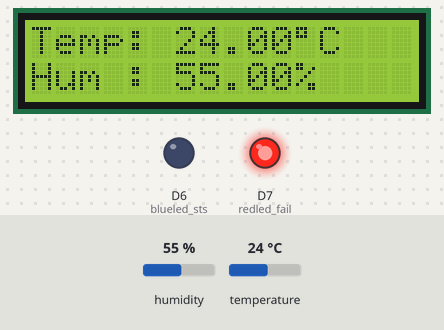
Bench run of a sketch on a simulated ESP8266 (NodeMCU). On the bench: 16×2 character LCD, output pins drawn as LEDs (lit = HIGH). The inputs (shaded band) are chosen by the test bench; at power-on: temperature 24 °C, humidity 55 %. WiFi joins after 1.5 s; servers stay silent unless stated; uploads are accepted with an empty reply; what the sketch prints to the serial monitor is not drawn.

Above: at 6.7 s.
6.8 s: temperature set to 3 °C
At 8.6 s:
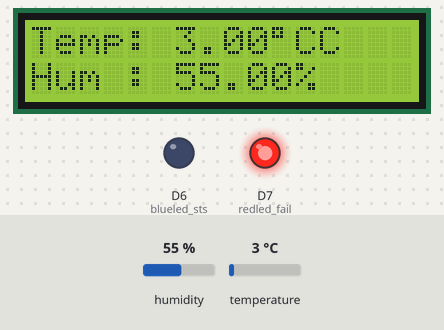
10.0 s: humidity set to 22 %
At 11.5 s:
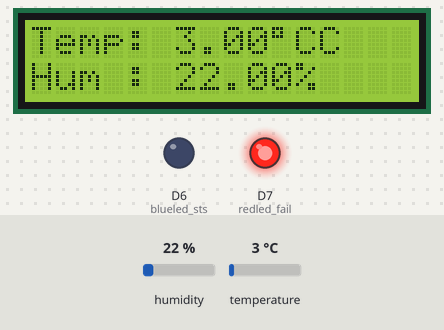
13.2 s: humidity set to 40 %
At 14.4 s:
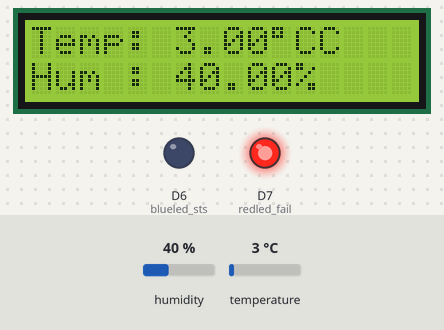
16.4 s: temperature set to 12 °C
At 19.0 s:
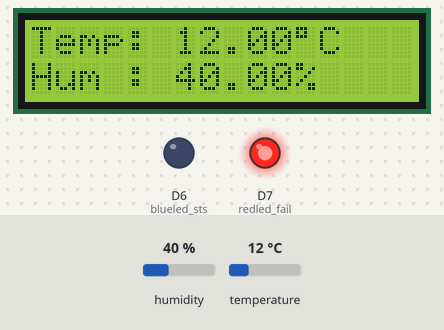
Timing chart, 0 to 20.5 s (numbered marks = the images above; inputs shaded):
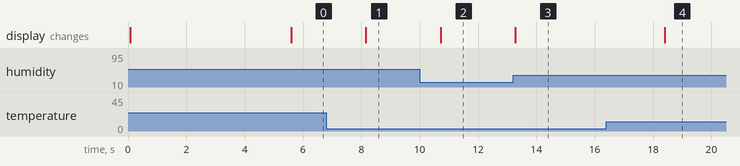

The sketch:

DH22_TempHumV2LCD.ino
```cpp
#include <ESP8266WiFi.h>
#include <WiFiClient.h>
#include "DHT.h"
#include "DHT_U.h"
#define DHTTYPE DHT22   // DHT 22  (AM2302), AM2321

// include the library code:
#include <LiquidCrystal.h>

#include <WiFiClient.h>
#include <ESP8266WiFiMulti.h>
ESP8266WiFiMulti wifiMulti;
#define DEVICE_ID ESP.getChipId()

WiFiClient client;
byte server[] = {10, 236, 80, 189 }; // http server - PUT HERE YOUR SERVER IP as bytes
String serverStr = "10.236.80.189"; // http server - PUT HERE YOUR SERVER IP as string
//byte server[] = {192,168,2,30 }; // http server - PUT HERE YOUR SERVER IP as bytes
//String serverStr = "192.168.2.30"; // http server - PUT HERE YOUR SERVER IP as string
//Variable for quearysting and default value
int sts, dspIntv = 10, recIntv = 1200, datWrt;


// DHT Sensor
const int DHTPin = D5; //or GPIO14
// Initialize DHT sensor.
DHT dht(DHTPin, DHTTYPE);
float humidity, temperature;  // Values read from sensor
String dsprec = "dsp";
int rec_cnt = 0;
int netsts = 0;

// Temporary variables
static char celsiusTemp[7];
static char fahrenheitTemp[7];
static char humidityTemp[7];

//LED indicator
const int blueled_sts = D6;
const int redled_fail = D7;
volatile int toggle_sts, toggle_fail;
int led_sts;
int led_fail;

//mcunode pio to real esp2866 module PIO
#define D0 16
#define D1 5 // I2C Bus SCL (clock)
#define D2 4 // I2C Bus SDA (data)
#define D3 0
#define D4 2 // Same as "LED_BUILTIN", but inverted logic
#define D5 14 // SPI Bus SCK (clock)
#define D6 12 // SPI Bus MISO
#define D7 13 // SPI Bus MOSI
#define D8 15 // SPI Bus SS (CS)
#define D9 3 // RX0 (Serial console)
#define D10 1 // TX0 (Serial console)
// initialize the library by associating any needed LCD interface pin
// with the arduino pin number it is connected to
const int rs = 16, en = 5, d4 = 4, d5 = 0, d6 = 2, d7 = 3;
LiquidCrystal lcd(rs, en, d4, d5, d6, d7);

void inline handler (void) {
  LEDctrl();

  //timer0_write(ESP.getCycleCount() + 41660000);
  timer0_write(ESP.getCycleCount() + 80000000L); // 80MHz == 1sec
}
void LEDctrl() {
  if (led_sts == 2) {
    toggle_sts = (toggle_sts == 1) ? 0 : 1;      //blink
  } else if (led_sts == 1) {
    toggle_sts = 0; //on
  } else {
    toggle_sts = 1;  //off
  }
  digitalWrite(blueled_sts, toggle_sts);


  if (led_fail == 2) {
    toggle_fail = (toggle_fail == 1) ? 0 : 1;     //blink
  } else if (led_fail == 1) {
    toggle_fail = 0; //on
  } else {
    toggle_fail = 1;  //off
  }
  digitalWrite(redled_fail, toggle_fail);
}


void setup() {
  // Initializing serial port for debugging purposes
  Serial.begin(115200);
  delay(10);

  //LED indicator
  pinMode(blueled_sts, OUTPUT);
  pinMode(redled_fail, OUTPUT);
  //  noInterrupts();
  //  timer0_isr_init();
  //  timer0_attachInterrupt(handler);
  // // timer0_write(ESP.getCycleCount() + 41660000);
  //  timer0_write(ESP.getCycleCount() + 80000000L); // 80MHz == 1sec
  // interrupts();
 // set up the LCD's number of columns and rows:
  lcd.begin(16, 2);
  // Print a message to the LCD.
 lcd.print("ID : ");
 lcd.print(DEVICE_ID);

  Serial.println("\n\r \n\rWorking to connect");
  for (uint8_t t = 4; t > 0; t--) {
    Serial.print("LOANDING] WAIT ");
    Serial.println(t);
    delay(1000);
    digitalWrite(blueled_sts, 0);//blue led On
    digitalWrite(redled_fail, 0); //red led On
    netsts = 1; //network connection start up
  }
  digitalWrite(redled_fail, 1); //red led Off
  // We start by connecting to a WiFi network
  Serial.println("");
  Serial.print("Connecting to WIFI: ");
wifiMulti.addAP("PC_Net_20", "29012010");
 // wifiMulti.addAP("L80173RTD01", "@Lanetwork07456541");
 // wifiMulti.addAP("L80193RTD02", "@Lanetwork36205257");
 // wifiMulti.addAP("mem002", "Mem002P@ssword");


  if (wifiMulti.run() == WL_CONNECTED) {
    Serial.println("");
    Serial.println("WiFi connected");
    Serial.println("IP address: ");
    Serial.println(WiFi.localIP());
  }

  while (WiFi.status() != WL_CONNECTED) {
    delay(500);
    Serial.print(".");
    wifiMulti.run();
    digitalWrite(blueled_sts, 0);//blue led On
  }

  led_sts = 2 ; //blue led blinking

  dht.begin();


}

void loop() {

  // Connect to WiFi network
  //  WiFi.mode(WIFI_STA);
  //  WiFi.begin(ssid, password);
  //  Serial.print("\n\r \n\rWorking to connect");

  // Wait for connection(retry due to connection fail)
  while (wifiMulti.run() != WL_CONNECTED) {
    delay(200);
    Serial.print(".");
    digitalWrite(blueled_sts, 0);//blue led On
    digitalWrite(redled_fail, 1); //red led off
    netsts = 2 ;

  }


  String ssid = WiFi.SSID();
  Serial.println("");
  Serial.println("DHT Weather Reading Client");
  Serial.print("Connected to WIFI: ");
  Serial.println(ssid);
  Serial.print("Device IP address: ");
  Serial.println(WiFi.localIP());
  Serial.println(DEVICE_ID);
  //  Serial.println(ESP.getChipId()) ;
  Serial.println("Client started");

  //Get Temperature and humidity data
  while (!get_DHT()) {
    Serial.println("Retry read DHT");
    delay(1000);
    digitalWrite(blueled_sts, 0);//blue led On

  }
  led_sts = 2; //blue led blinking

  Serial.print("Temperature = ");
  Serial.println(temperature);
  Serial.print("Humidity = ");
  Serial.println(humidity);
 lcd.setCursor(0,0);
 lcd.print("Temp: ");
 lcd.print(temperature);
 lcd.print(char(223));
 lcd.print("C");

 lcd.setCursor(0,1);
 lcd.print("Hum : ");
 lcd.print(humidity);
 lcd.print("%");


  //delay timer for record to database
  rec_cnt = rec_cnt + dspIntv;
  Serial.print("rec_cnt=");
  Serial.println(rec_cnt);
  if (rec_cnt >= recIntv) {
    dsprec = "rec";
    rec_cnt = 0;
  } else {
    dsprec = "dsp";
  }
  Serial.println(dsprec);

  if (client.connect(server, 81)) {  // http server is running on default port 80
    Serial.print("connected Web Server IP: ");
    Serial.println(serverStr);

    if (!sts && !datWrt) { // If Not Temp/Hum out off range
      led_fail = 0; //red led off
    } else {
      if (sts)
        led_fail = 2; //red led blink (temp/Hum out of range)
      led_sts = 0; //blue led OFF
      if (datWrt)
        led_fail = 1; //red led ON (Data write fail )
    }
    datWrt = 1; //flag data write to SQL result
    String method = "GET /TempHum/Tempdata.aspx";  // PUT HERE YOUR SERVER URL e.g. from http://192.168.1.11/SensorWriteToFile.php?temp=10.5&hum=58
    method += "?SID=" + String(DEVICE_ID);
    method += "&Temperature=" + String(temperature);
    method += "&Humidity=" + String(humidity);
    method += "&SSID=" + ssid;
    method += "&dsprec=" + dsprec ;
    method += "&netsts=" + String(netsts) ;
    method += " HTTP/1.1\r\n ";
    method += "Host: " + serverStr + "\r\n";  // http server is running on port 80, so no port is specified
    method += "User-Agent: Mihi IoT 01\r\n";  // PUT HERE YOUR USER-AGENT that can be used in your php program or Apache configuration
    method += "\r\n";
    method += "\r\n";
    // Serial.println(method);

    client.print(method);

    //Wait up to 10 seconds for server to respond then read response
    int i = 0;
    while ((!client.available()) && (i < 1000)) {
      delay(10);
      i++;
    }
    while (client.available())
    {
      String Line = client.readStringUntil('\r');
      Serial.println(Line);
      readtags( Line); //process readtags from HTML page
    }
    netsts = 0; //reset netsts after send to server
    client.stop();
  }
  else {
    Serial.println("Web Server connection failed");
    led_fail = 1; //red led on (Web server connection fail)
  }
  Serial.println();
  //Serial.println(WiFi.status());

  //WiFi.disconnect(); // DO NOT DISCONNECT WIFI IF YOU WANT TO LOWER YOUR POWER DURING LIGHT_SLEEP_T DELLAY !
  //Serial.println(WiFi.status());

  //wifi_set_sleep_type(LIGHT_SLEEP_T);
  Serial.println(sts);
  Serial.println(dspIntv);
  Serial.println(recIntv);
  Serial.println(datWrt);
  int i;
  for (int i = 0; i < dspIntv; i++) {
    LEDctrl();
    delay(864); //1 Secc - above process time
  }
  //delay(60000*3-800); // loop every 3 minutes


}

void readtags(String content)
{
  char *starttags[] = { "<sts>", "<dspIntv>", "<recIntv>", "<datWrt>" };
  char *endtags[] = { "</sts>", "</dspIntv>", "</recIntv>", "</datWrt>" };
  String tagdata[5];


  for (int i = 0; i < 4; i++ )
  { // Serial.println(i);
    // delay(1000);
    // Find the <Value> and </Value> tags and make a substring of the content between the two
    int startValue = content.indexOf(starttags[i]);
    // Serial.println(startValue);
    int endValue = content.indexOf(endtags[i]);
    //   Serial.println(endValue);
    // Serial.println(starttags[i]);
    int k = strlen(starttags[i]);

    tagdata[i] = content.substring(startValue + k, endValue);    // + 7 to make the index start after the <Value> tag


    //   Serial.println(tagdata[i]);

  }
  sts = tagdata[0].toInt();
  dspIntv = tagdata[1].toInt();
  recIntv = tagdata[2].toInt();
  datWrt = tagdata[3].toInt();
  //  Serial.println(sts);
  //  Serial.println(dspIntv);
  //  Serial.println(recInt);
  //  Serial.println(datWrt);
}


static unsigned int get_DHT()
{
  humidity = 0;
  temperature = 0;
  float h = dht.readHumidity();
  // Read temperature as Celsius (the default)
  float t = dht.readTemperature();
  // Read temperature as Fahrenheit (isFahrenheit = true)
  float f = dht.readTemperature(true);
  // Check if any reads failed and exit early (to try again).
  if (isnan(h) || isnan(t) || isnan(f)) {
    Serial.println("Failed to read from DHT sensor!");
    strcpy(celsiusTemp, "Failed");
    strcpy(fahrenheitTemp, "Failed");
    strcpy(humidityTemp, "Failed");
    return (0);
  } else {
    // Computes temperature values in Celsius + Fahrenheit and Humidity
    float hic = dht.computeHeatIndex(t, h, false);
    dtostrf(hic, 6, 2, celsiusTemp);
    float hif = dht.computeHeatIndex(f, h);
    dtostrf(hif, 6, 2, fahrenheitTemp);
    dtostrf(h, 6, 2, humidityTemp);
    //String data = "hum=" + (string)h +"temp=" + (String)t;

    // You can delete the following Serial.print's, it's just for debugging purposes
    //        Serial.print("Humidity: ");
    //        Serial.print(h);
    //        Serial.print(" %\t Temperature: ");
    //        Serial.print(t);
    //        Serial.print(" *C ");
    //        Serial.print(f);
    //        Serial.print(" *F\t Heat index: ");
    //        Serial.print(hic);
    //        Serial.print(" *C ");
    //        Serial.print(hif);
    //        Serial.println(" *F");

    humidity = h;
    temperature = t;


    return (1);
  }
}
```

Measured:
- after the input at 6.8 s, the display: changes after 1.4 s (image 1)
- after the input at 10.0 s, the display: changes after 0.72 s (image 2)
- after the input at 13.2 s, the display: changes after 0.08 s (image 3)
- after the input at 16.4 s, the display: changes after 2.0 s (image 4)
